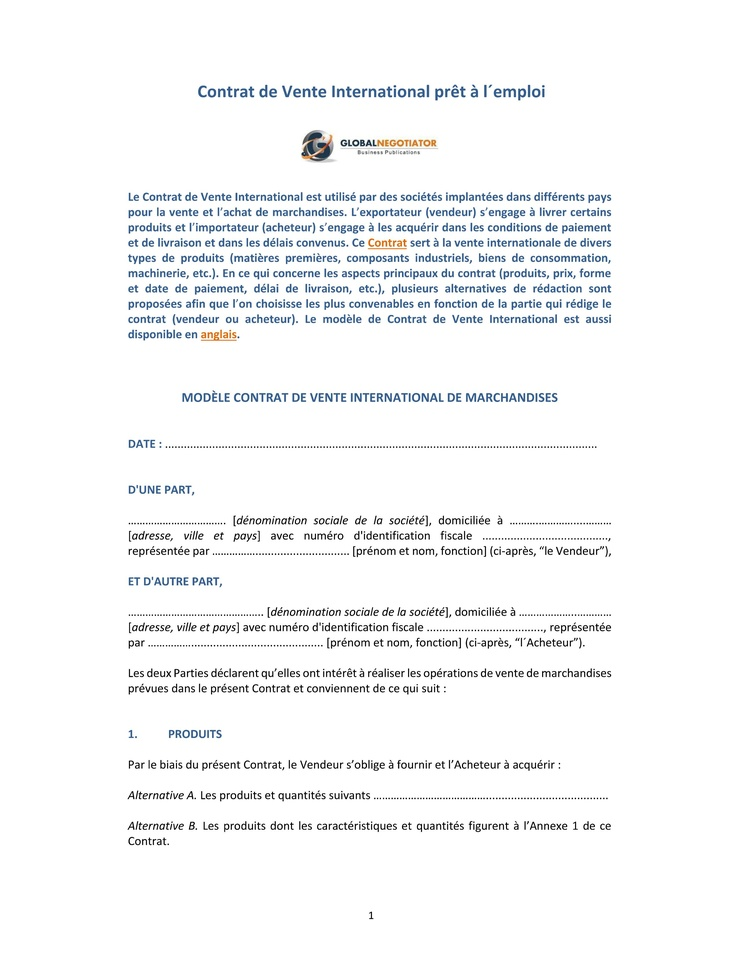
#> input picture 1_pdf_to_img/french/f1/1.jpeg, 738 x 956 px, shrunk from 2550 x 3301 before the run, given in place of 8.jpeg, which was not available
$ jupyter execute --allow-errors Highlights_vRG20230213.ipynb   (shell and % lines are left out)   (text cells are left out)
#> lines starting #> are read from the running program, lines starting #| are printed output that depends on the picture; pictures that were not available may be replaced by others from this repository, and a replacement may not be noted
[cell 1]
# Library to work with Operating System
import os
import glob
import pandas as pd
from PIL import Image
import pytesseract
import shutil
import textract
import random
from statistics import mean
from PIL import Image


# Library to create PDF, inspection, manupulation and rendering(turning into images)
import pypdfium2 as pdfium

# If you don't have tesseract executable in your PATH, include the following:
pytesseract.pytesseract.tesseract_cmd = r'C:\Users\RiyaGupta\AppData\Local\Programs\Tesseract-OCR\tesseract.exe'

[cell 2]
def pdf_to_img(input_file_path, output_folder_path):

    if not os.path.exists(output_folder_path):
        os.makedirs(output_folder_path)

    input_file_name = os.path.split(input_file_path)[-1].replace('.pdf','')
    print('Extracting text from {}'.format(input_file_name))

    # PdfDocument (supports file path strings, bytes, and byte buffers)
    pdf_info = pdfium.PdfDocument(input_file_path)

    # get the number of pages in the document
    n_pages = len(pdf_info)
    print(n_pages)

    page_indices = [i for i in range(n_pages)]

    # Render multiple pages concurrently(converting into images).
    # A bitmap is a type of memory organization or image file format used to store digital images.
    # PIL python imaging Library and it's the original library that enabled Python to deal with images.
    # Scale is the resolution of the image.

    renderer = pdf_info.render_to(pdfium.BitmapConv.pil_image, page_indices = page_indices, scale = 300/72)

    page_number = 1
    for images in renderer:
#         print(images.show())

        images.save(output_folder_path + "/" + str(page_number)  + '.jpeg')
        page_number +=1

[cell 3]
# paths for function(pdf to img)
input_file_path = "data/french/S23_NIMES_RC AO2023.pdf"
output_folder_path ="images/S23_NIMES_RC AO2023"

## calling the function
pdf_to_img(input_file_path, output_folder_path)
#> (the call stopped at in pdf_to_img, `pdf_info = pdfium.PdfDocument(input_file_path)`: pypdfium2 is not available in this run)

[cell 4]
# paths for function(pdf to img)
input_file_path = "data/french/S03_RC_NIMES.pdf"
output_folder_path ="images/S03_RC_NIMES"

## calling the function
pdf_to_img(input_file_path, output_folder_path)
#> (the call stopped at in pdf_to_img, `pdf_info = pdfium.PdfDocument(input_file_path)`: pypdfium2 is not available in this run)

[cell 5]
path = "images/S23_NIMES_RC AO2023/8.jpeg"
import cv2
# read the input RGB image as BGR format
bgr_img = cv2.imread(path)
#> bgr_img is the input picture: shape (956, 738, 3); mean B, G, R 247.5, 246.8, 245.9

# Convert the BGR image to HSV Image
hsv_img = cv2.cvtColor(bgr_img, cv2.COLOR_BGR2HSV)
#> hsv_img: shape (956, 738, 3); mean H, S, V 12.6, 3.3, 247.8
gray_image = cv2.cvtColor(hsv_img, cv2.COLOR_BGR2GRAY)
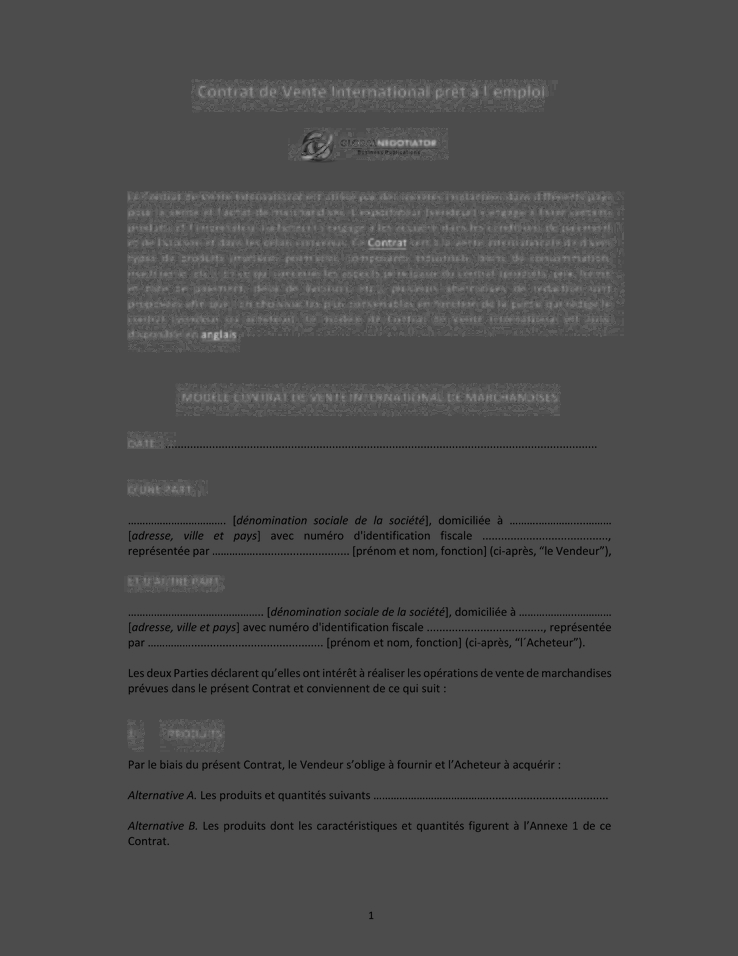
#> gray_image: shape (956, 738); min 0, max 180, mean 77.3
#> (the rest of this cell did not finish here and is left out)

[cell 6]
path ="images/S03_RC_NIMES/4.jpeg"
import cv2
# read the input RGB image as BGR format
bgr_img = cv2.imread(path)
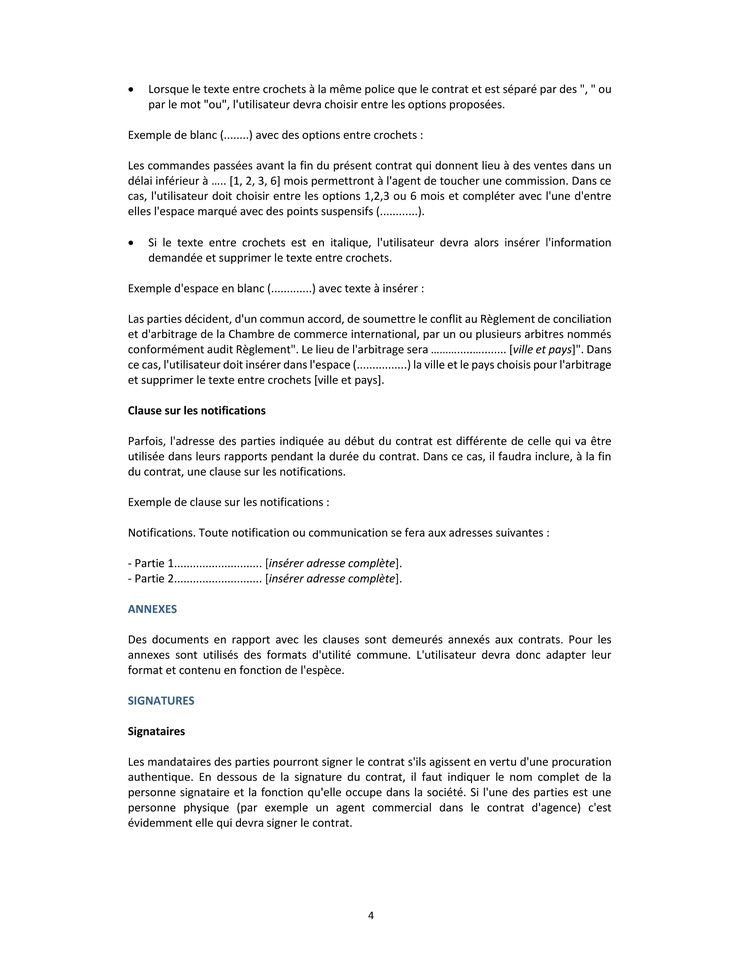
#> input picture 1_pdf_to_img/french/f1/4.jpeg, 738 x 956 px, shrunk from 2550 x 3301 before the run, found by its file name
#> bgr_img is the input picture: shape (956, 738, 3); mean B, G, R 245.1, 245.1, 245

# Convert the BGR image to HSV Image
hsv_img = cv2.cvtColor(bgr_img, cv2.COLOR_BGR2HSV)
#> hsv_img: shape (956, 738, 3); mean H, S, V 0.4, 0.1, 245.1
gray_image = cv2.cvtColor(hsv_img, cv2.COLOR_BGR2GRAY)
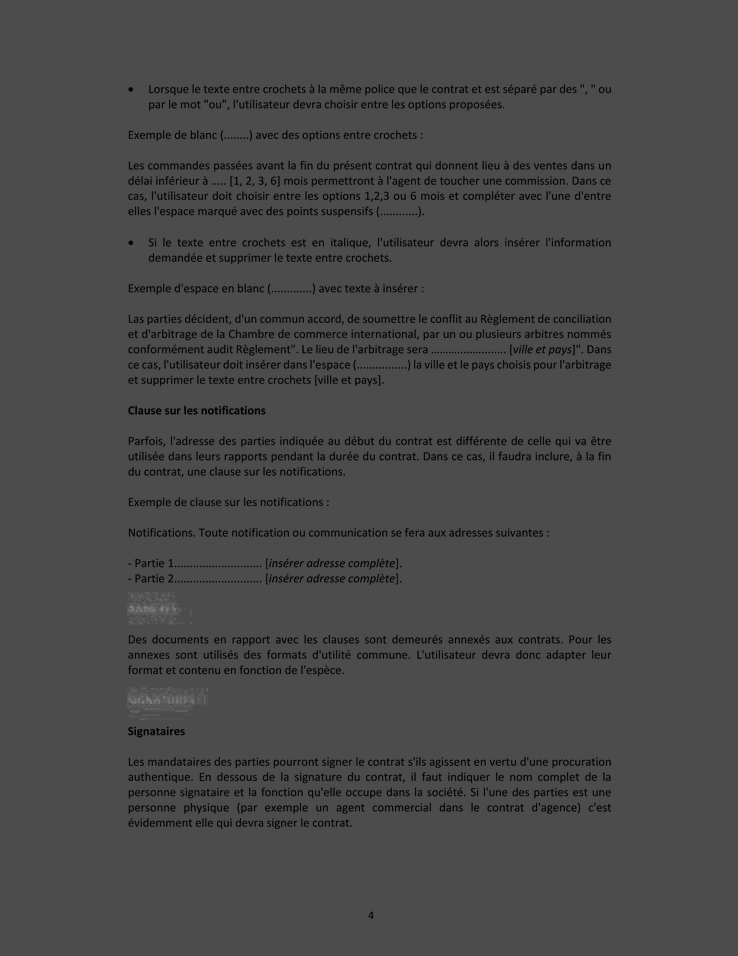
#> gray_image: shape (956, 738); min 0, max 136, mean 73.2
#> (the rest of this cell did not finish here and is left out)
